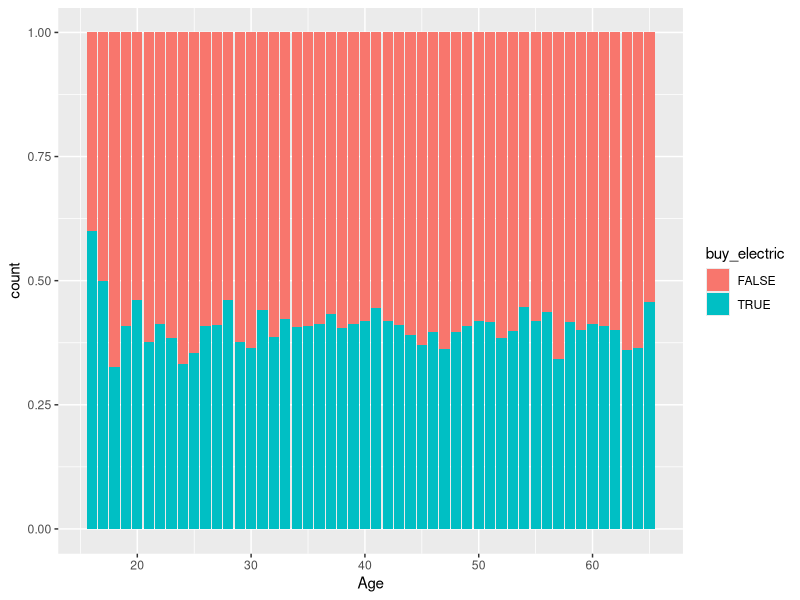
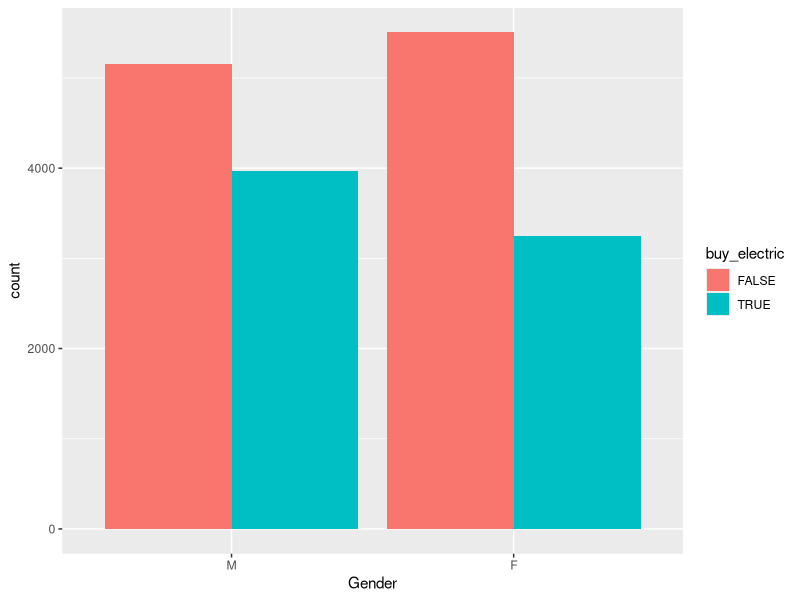
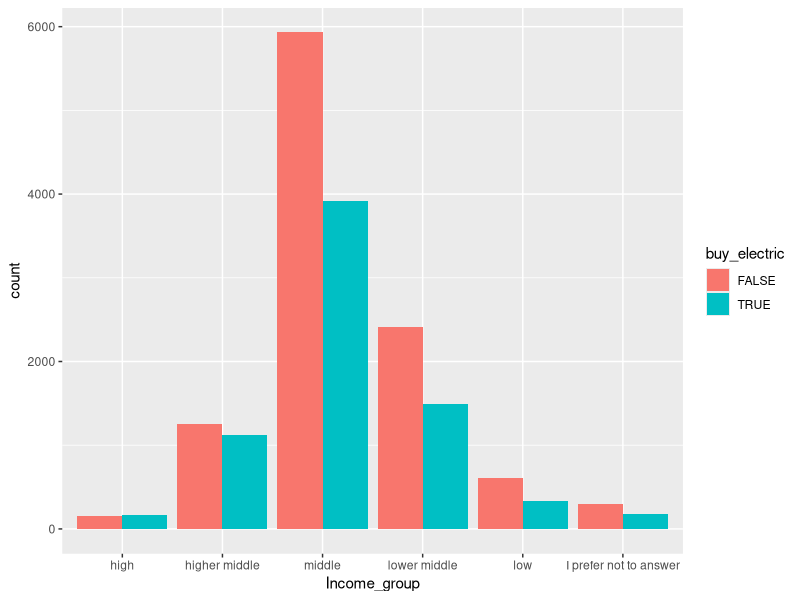
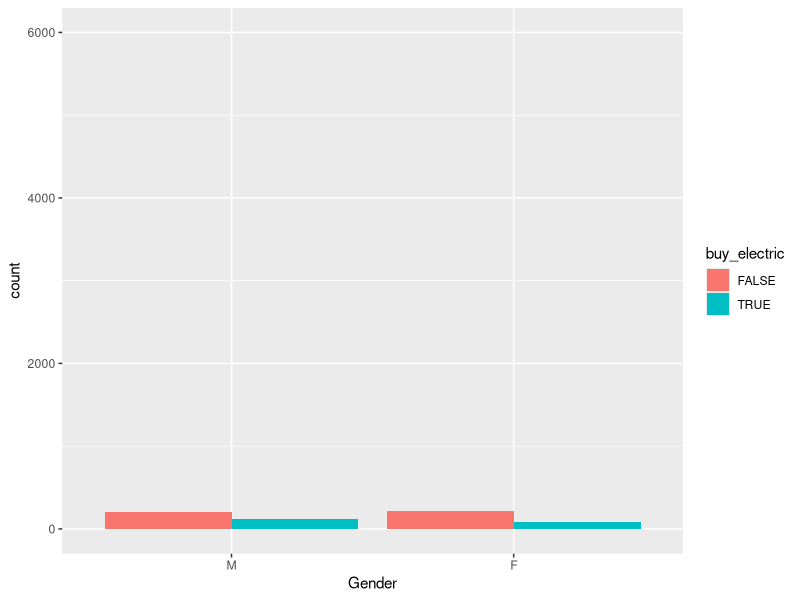
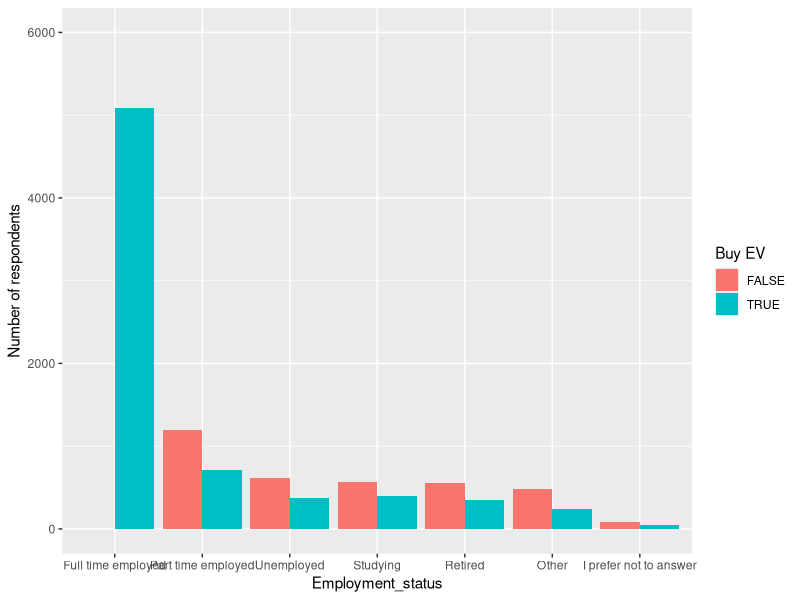

R code for these plots, in order:
## ---- chunk 1
knitr::opts_chunk$set(echo = TRUE)
## ---- chunk 2
library(dplyr)
library(ggplot2)
library(tidyr)
library(readr)
library(forcats)
library(lubridate)
## ---- chunk 3
hev <- read.csv2("Data/HEV_article_2018_filtered.csv")
View(hev)
## ---- chunk 4
str(hev)
## ---- chunk 5
hev <- hev %>% select(-Car_sharing_)

hev1 <- hev %>% mutate(Gender = as.factor(Gender),
                       Education_level = as.factor(Education_level),
                       Employment_status = as.factor(Employment_status),
                       Income_group = as.factor(Income_group),
                       Country = as.factor(Country),
                       buy_electric = as.logical(buy_electric),
                       Household_members_number = as.factor(Household_members_number),
                       Plan_to_purchase_vehicle = as.factor(Plan_to_purchase_vehicle))

## ---- chunk 6
levels(hev1$Gender) <- c("M", "F")

levels(hev1$Country) <- c("Austria", "Belgium", "Bulgaria", "Croatia", "Czech Republic",
                          "Denmark", "Estonia", "Finland", "France", "Germany", "Greece",
                          "Hungary", "Ireland", "Italy", "Latvia", "Lithuania", "Netherlands",
                          "Poland", "Portugal", "Romania", "Slovakia", "Slovenia", "Spain",
                          "Sweden", "Great Britain", "Malta", "Luxembourg", "Cyprus")

levels(hev1$Education_level) <- c("Primary (elementary school)", 
                                  "Lower secondary (upper elementary school)", 
                                  "Upper secondary (high school)", 
                                  "Tertiary and higher (University degree or PhD)")

levels(hev1$Employment_status) <- c("Full time employed", "Part time employed", "Unemployed",
                                    "Studying", "Retired", "Other", "I prefer not to answer")

levels(hev1$Household_members_number) <- c("one (myself)", "two", "three", "four", "five", 
                                           "more than five", "I prefer not to answer")

levels(hev1$Plan_to_purchase_vehicle) <- c("Yes, in the next 6 months",
                                           "Yes, in the next 12 months",
                                           "Yes, in the next 2 years", "No", 
                                           "Don’t know/no answer")

levels(hev1$Income_group) <- c("high", "higher middle", "middle", "lower middle", "low", 
                               "I prefer not to answer")

## ---- chunk 7
hev1 %>% summary()
## ---- chunk 8
hev1 %>% ggplot(aes(Age)) + geom_bar(aes(fill = buy_electric), position = "fill")
## ---- chunk 9
hev1 %>% ggplot(aes(Gender)) + geom_bar(aes(fill = buy_electric), position = "dodge")
## ---- chunk 10
hev1 %>% ggplot(aes(Income_group)) + geom_bar(aes(fill = buy_electric), position = "dodge")
## ---- chunk 11
hev1 %>% filter(Country == "Belgium") %>% group_by(Country, Gender, buy_electric) %>% summarise(n = n(), median(Age)) %>% arrange(desc(n))
## ---- chunk 12
levels(hev1$Income_group)
## ---- chunk 13
hev1 %>% filter(Country == 'Belgium') %>% 
            ggplot(aes(Gender)) + 
            geom_bar(aes(fill = buy_electric), position = "dodge") +
            scale_y_continuous(limits = c(0, 6000))
## ---- chunk 14
hev1 %>% ggplot(aes(Employment_status)) +
  geom_bar(aes(fill = buy_electric), position = "dodge") +
            scale_y_continuous(limits = c(0, 6000)) + labs(y = "Number of respondents", fill = "Buy EV")
## ---- chunk 15
length(unique(hev1$Country))
